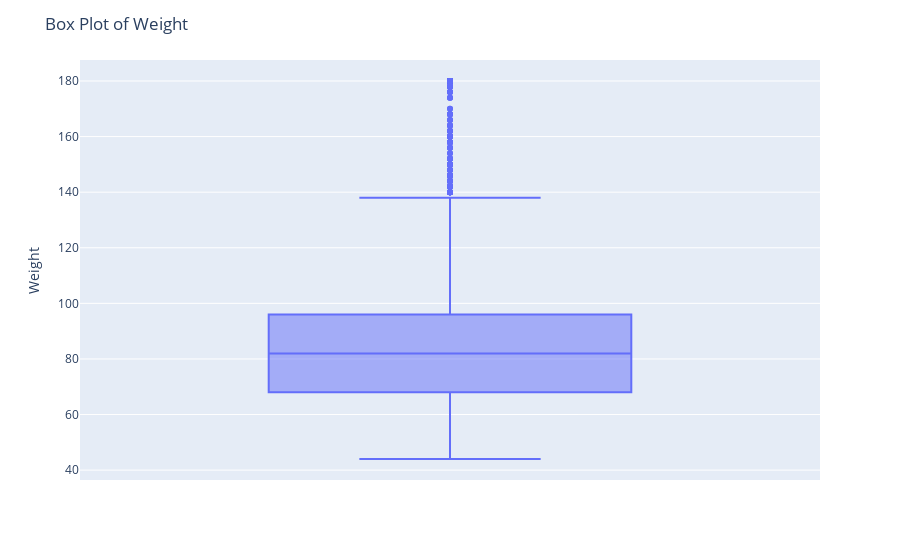

Write notebook code for a chart like this one.
### Code cell
fig = px.box(df, y='weight')
fig.update_layout(
    title="Box Plot of Weight", 
    yaxis_title="Weight" 
)
fig.show()

### Figure 1 — Plotly figure (JSON) as saved in the notebook; plotly's stock layout.template omitted (floating-point values rounded to 4 significant figures; data arrays with more than 128 entries replaced by an {"elided": "..."} marker saying what was removed)
{"data": [{"alignmentgroup": "True", "hovertemplate": "weight=%{y}<extra></extra>", "legendgroup": "", "marker": {"color": "#636efa"}, "name": "", "notched": false, "offsetgroup": "", "orientation": "v", "showlegend": false, "type": "box", "x0": " ", "xaxis": "x", "y": {"elided": "5789 int values"}, "y0": " ", "yaxis": "y"}], "layout": {"boxmode": "group", "legend": {"tracegroupgap": 0}, "margin": {"t": 60}, "title": {"text": "Box Plot of Weight"}, "xaxis": {"anchor": "y", "domain": [0, 1]}, "yaxis": {"anchor": "x", "domain": [0, 1], "title": {"text": "Weight"}}}}
